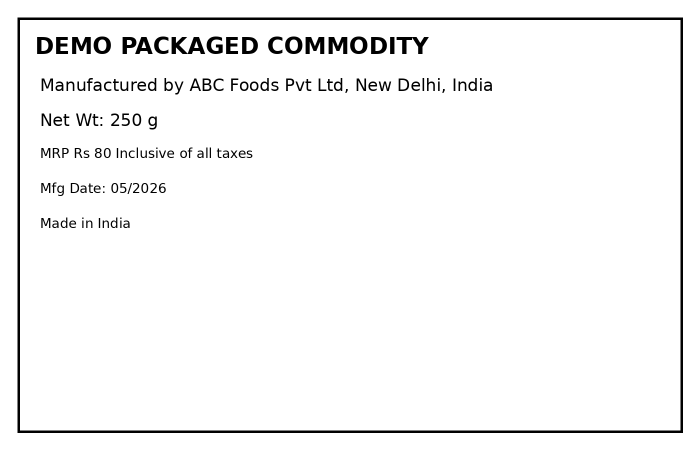
#> input picture test_images/missing_consumer_care.png, 1400 x 900 px (shown at 1/2 size)
$ python -i image_preprocessor.py   (imports and definitions only)
#> lines starting #> are read from the running program, lines starting #| are printed output that depends on the picture; after the words box and inside, x2 and y2 are one past the last pixel; in counts of white or black regions, pixels touching at a corner belong together
#> further down, picture is the input picture: shape (900, 1400, 3); min 0, max 255, mean 245.4
"""Image preprocessing helpers for difficult packaged-label photos."""
from typing import List
import cv2
import numpy as np


def load_image(path: str, max_width: int = 2200) -> np.ndarray:
    data = np.fromfile(path, dtype=np.uint8)
    image = cv2.imdecode(data, cv2.IMREAD_COLOR)
    if image is None:
        raise ValueError(f"Could not decode image: {path}")
    h, w = image.shape[:2]
    if w > max_width:
        scale = max_width / w
        image = cv2.resize(image, (max_width, int(h * scale)), interpolation=cv2.INTER_AREA)
    return image


def make_variants(image: np.ndarray) -> List[np.ndarray]:
    """Return several non-destructive OCR-friendly variants."""
    gray = cv2.cvtColor(image, cv2.COLOR_BGR2GRAY)
    clahe = cv2.createCLAHE(clipLimit=2.0, tileGridSize=(8, 8)).apply(gray)
    denoise = cv2.fastNlMeansDenoising(clahe, None, 7, 7, 21)
    adaptive = cv2.adaptiveThreshold(
        denoise, 255, cv2.ADAPTIVE_THRESH_GAUSSIAN_C, cv2.THRESH_BINARY, 31, 11
    )
#> adaptive: shape (900, 1400); 96.1% white; 132 black regions (9 under 20 px), largest, box (x1, y1, x2, y2) and area: (35, 35, 1366, 866) 21520, (343, 74, 410, 108) 1254, (793, 74, 858, 108) 895
    up = cv2.resize(image, None, fx=1.5, fy=1.5, interpolation=cv2.INTER_CUBIC)
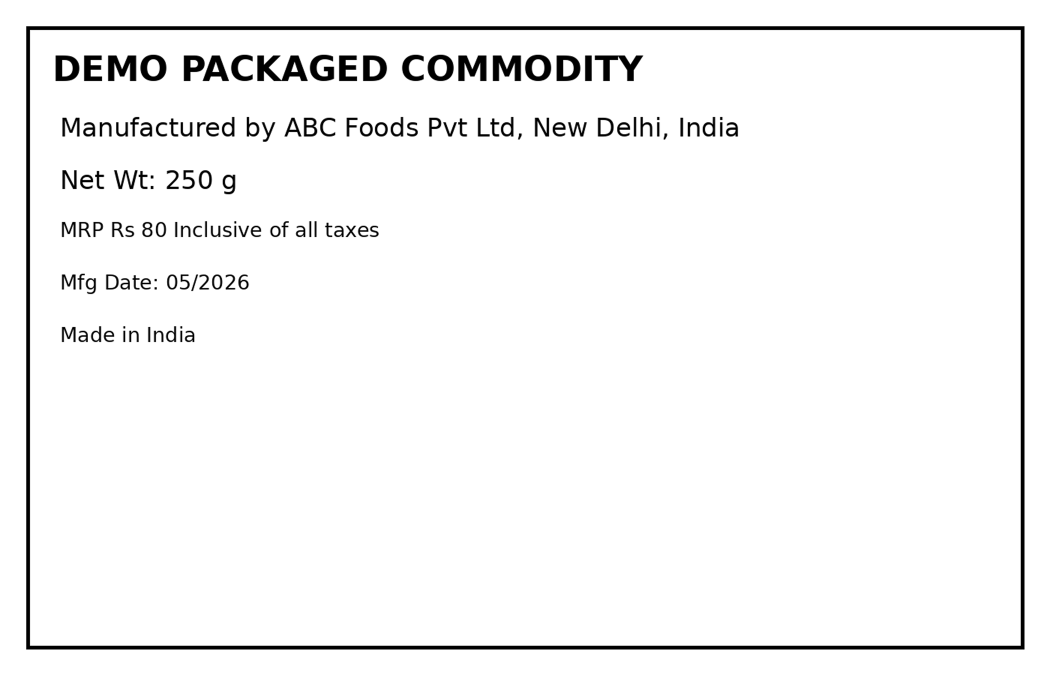
#> up: shape (1350, 2100, 3) (shown at 1/2 size); min 0, max 255, mean 245.4
    up_gray = cv2.cvtColor(up, cv2.COLOR_BGR2GRAY)
    up_gray = cv2.createCLAHE(clipLimit=2.0, tileGridSize=(8, 8)).apply(up_gray)
    sharpen = cv2.detailEnhance(image, sigma_s=10, sigma_r=0.15)
    return [image, clahe, denoise, adaptive, up, up_gray, sharpen]

>>> import cv2
>>> picture = cv2.imread('../../test_images/missing_consumer_care.png')
>>> result = make_variants(picture)
#> result = 7 items
